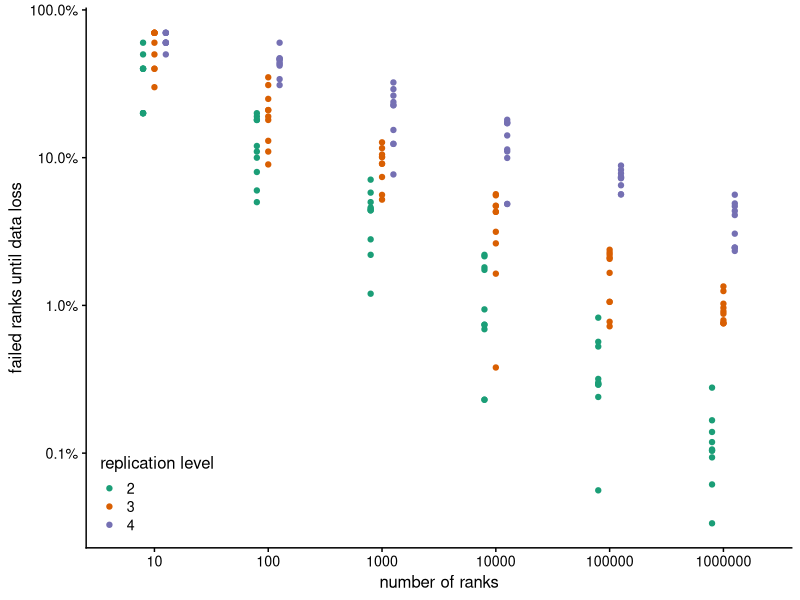
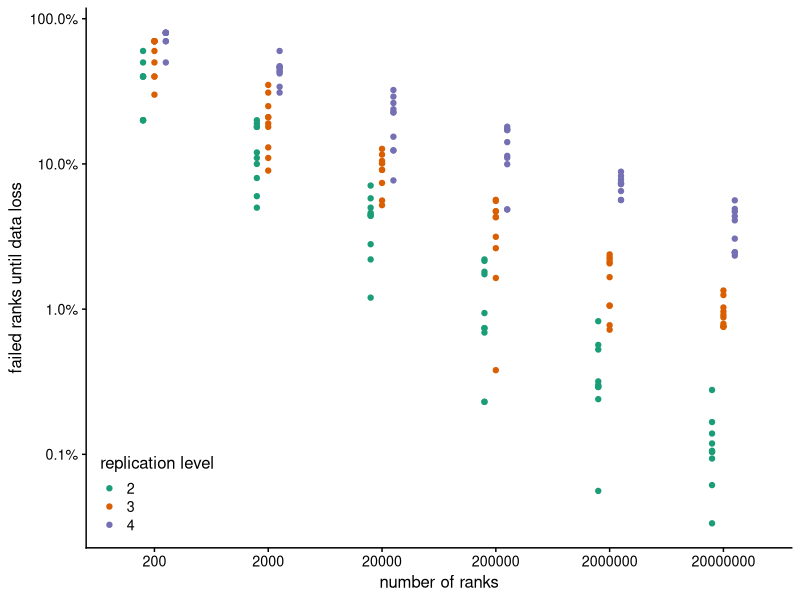
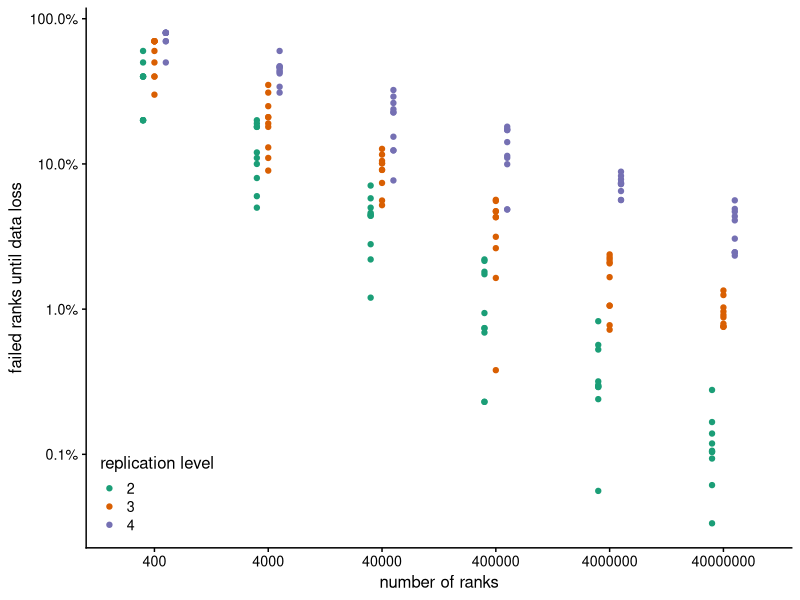
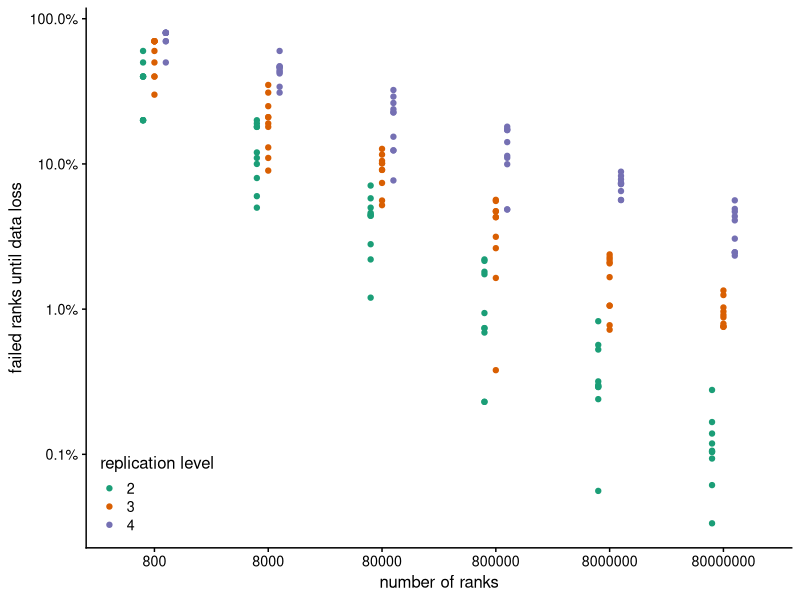
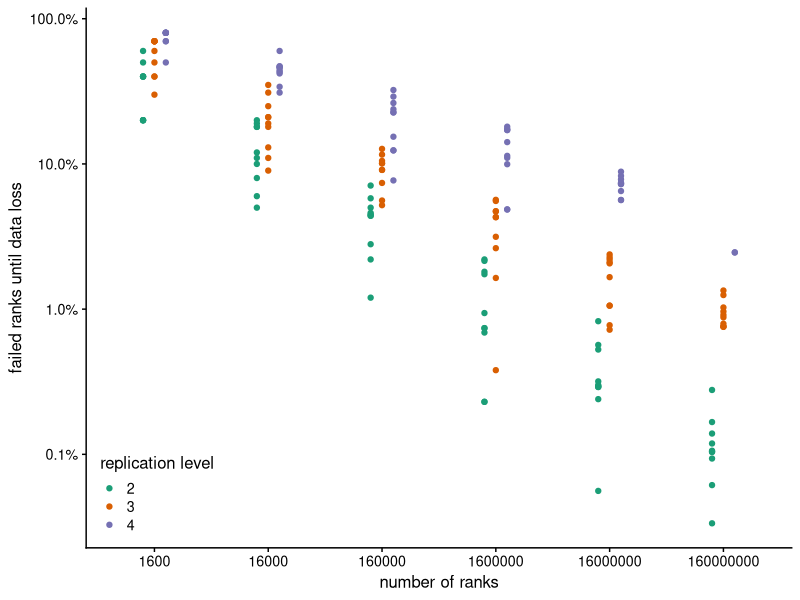
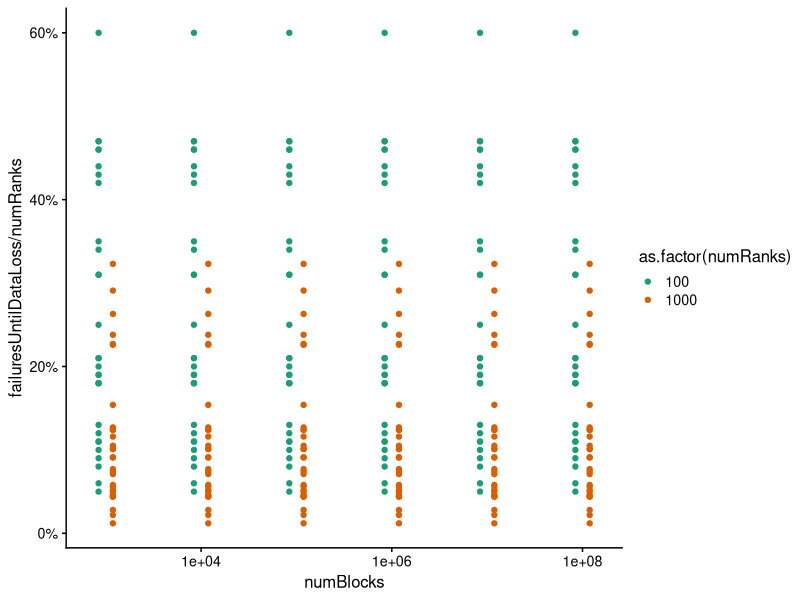

Write R code to recreate these figures, in order.
library(ggplot2)
library(dplyr)
library(readr)
library(cowplot)

# Set the current working directory
setwd("~/projects/ReStore/experiments/simulate-failures-until-data-loss")

# Load the simulations' results
data <- read_csv("simulate-failures-until-data-loss.csv",
  col_types = cols(
    simulationId = col_character(),
    mode = col_character(),
    seed = col_integer(),
    numRanks = col_integer(),
    numBlocks = col_integer(),
    replicationLevel = col_integer(),
    failuresUntilDataLoss = col_integer()
))

# Plot: Keep the number of blocks constant, color code the replication level k and vary the number of ranks
plotFailuresUntilDataLossOverNumRanks <- function(simulationMode) {
  data %>%
    filter(simulationId == simulationMode) %>%
    ggplot(aes(x = as.factor(numRanks), y = failuresUntilDataLoss/numRanks, color = as.factor(replicationLevel))) +
      geom_point(position = position_dodge(0.3)) +
      #scale_x_log10() +
      scale_y_log10(labels = scales::percent) +
      scale_color_brewer(palette = "Dark2") +
      theme_cowplot(12) +
      xlab("number of ranks") +
      ylab("failed ranks until data loss") +
      labs(color = "replication level") +
      theme(legend.position = c(0.02, 0.1))
}

plotFailuresUntilDataLossOverNumRanks("indep-ranks-rankwise")
plotFailuresUntilDataLossOverNumRanks("indep-ranks-nodewise")
plotFailuresUntilDataLossOverNumRanks("indep-ranks-rackwise-40rpr")
plotFailuresUntilDataLossOverNumRanks("indep-ranks-rackwise-80rpr")
plotFailuresUntilDataLossOverNumRanks("indep-ranks-rackwise-160rpr")


joined_rankwise_nodewise <- left_join(
  data %>%
    filter(simulationId == "indep-ranks-rankwise") %>%
    select(-simulationId, -mode) %>%
    mutate(numRanks = numRanks * 20),
  data %>% filter(simulationId == "indep-ranks-nodewise") %>% select(-simulationId, -mode),
  by = c("seed", "replicationLevel", "numRanks")
)
sum(joined_rankwise_nodewise$failuresUntilDataLoss.x * 20
    != joined_rankwise_nodewise$failuresUntilDataLoss.y)

joined_rankwise_rackwise_40rpr <- left_join(
  data %>%
    filter(simulationId == "indep-ranks-rankwise") %>%
    select(-simulationId, -mode) %>%
    mutate(numRanks = numRanks * 40),
  data %>% filter(simulationId == "indep-ranks-rackwise-40rpr") %>% select(-simulationId, -mode),
  by = c("seed", "replicationLevel", "numRanks")
)
sum(joined_rankwise_rackwise_40rpr$failuresUntilDataLoss.x * 40
    != joined_rankwise_rackwise_40rpr$failuresUntilDataLoss.y)

joined_rankwise_rackwise_80rpr <- left_join(
  data %>%
    filter(simulationId == "indep-ranks-rankwise") %>%
    select(-simulationId, -mode) %>%
    mutate(numRanks = numRanks * 80),
  data %>% filter(simulationId == "indep-ranks-rackwise-80rpr") %>% select(-simulationId, -mode),
  by = c("seed", "replicationLevel", "numRanks")
)
sum(joined_rankwise_rackwise_80rpr$failuresUntilDataLoss.x * 80
    != joined_rankwise_rackwise_80rpr$failuresUntilDataLoss.y)

joined_rankwise_rackwise_160rpr <- left_join(
  data %>%
    filter(simulationId == "indep-ranks-rankwise") %>%
    select(-simulationId, -mode) %>%
    mutate(numRanks = numRanks * 160),
  data %>% filter(simulationId == "indep-ranks-rackwise-160rpr") %>% select(-simulationId, -mode),
  by = c("seed", "replicationLevel", "numRanks")
)
sum(
  joined_rankwise_rackwise_160rpr %>% filter(numRanks != 160000000) %>% pull(failuresUntilDataLoss.x) * 160
    != joined_rankwise_rackwise_160rpr%>% filter(numRanks != 160000000) %>% pull(failuresUntilDataLoss.y)
)

# Keep k and the number of ranks constant, vary the number of blocks
# As expected, the number of blocks does not change anything
data %>%
  filter(simulationId == "indep-blocks") %>%
  ggplot(aes(x = numBlocks, y = failuresUntilDataLoss/numRanks, color = as.factor(numRanks))) +
  geom_point(position = position_dodge(0.3)) +
  scale_x_log10() +
  scale_y_continuous(labels = scales::percent) +
  scale_color_brewer(palette = "Dark2") +
  theme_cowplot(12)

# Simulate node and rack failures
data %>%
  filter(simulationId == "indep-")